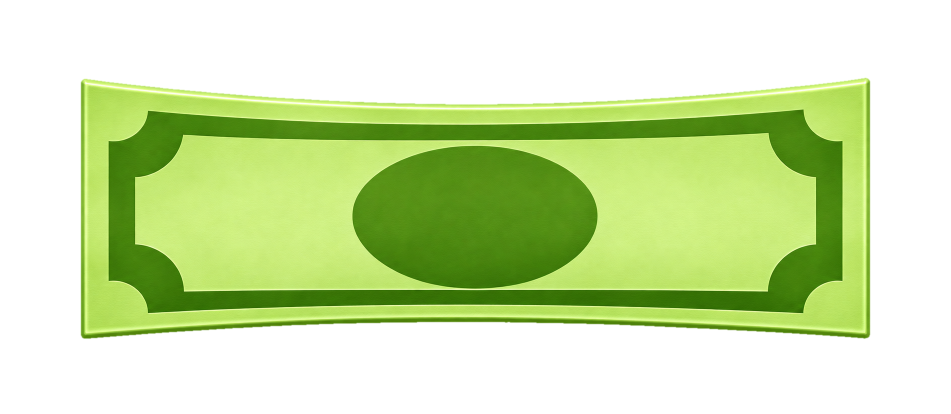
#> input picture sheets/moneygun/money_gun/source/banknote.png, 1902 x 827 px (shown at 1/2 size)
$ python -i asset_utils.py   (imports and definitions only)
#> lines starting #> are read from the running program, lines starting #| are printed output that depends on the picture; after the words box and inside, x2 and y2 are one past the last pixel; in counts of white or black regions, pixels touching at a corner belong together
#> further down, picture is the input picture: PIL image 1902x827 RGBA; mean R, G, B, A 71, 92.1, 36.5, 118.8
from pathlib import Path
from PIL import Image, ImageDraw, ImageFilter
from scipy import ndimage as ndi
import numpy as np
import math, io, os, json, hashlib, zipfile
ROOT=Path(__file__).resolve().parents[1]
S=512; SS=2; HI=S*SS; N=27; FPS=24
R=Image.Resampling.LANCZOS

def write_bytes(path,data):
    path=Path(path);path.parent.mkdir(parents=True,exist_ok=True)
    tmp=path.with_name(path.name+'.writing');tmp.write_bytes(data);os.replace(tmp,path)

def save(im,path,**kw):
    b=io.BytesIO();im.save(b,format={'.png':'PNG','.apng':'PNG','.gif':'GIF','.jpg':'JPEG'}[Path(path).suffix],**kw)
    write_bytes(path,b.getvalue())

def smooth(t):
    t=np.clip(t,0,1);return t*t*(3-2*t)

def clean(im):
    ar=np.array(im.convert('RGBA'))
    labels,_=ndi.label(ar[:,:,3]>180);counts=np.bincount(labels.ravel());counts[0]=0
#> after `labels, _ = ndi.label(ar[:, :, 3] > 180)`:
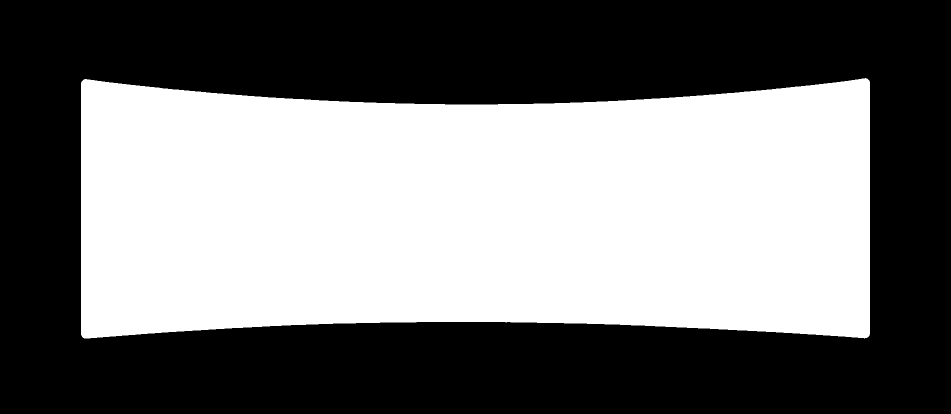
#> labels: shape (827, 1902) int32 (shown at 1/2 size); values 0 (black) and 1 (white), 46.6% white; 1 white region, box (x1, y1, x2, y2) and area: (162, 156, 1740, 677) 732760
#> after `counts = np.bincount(labels.ravel())`: counts = [840194, 732760]
    mask=labels==counts.argmax();mask=ndi.binary_opening(mask,iterations=2)
    mask=ndi.binary_closing(mask,iterations=2);mask=ndi.binary_erosion(mask,iterations=1)
#> after `mask = ndi.binary_erosion(mask, iterations=1)`:
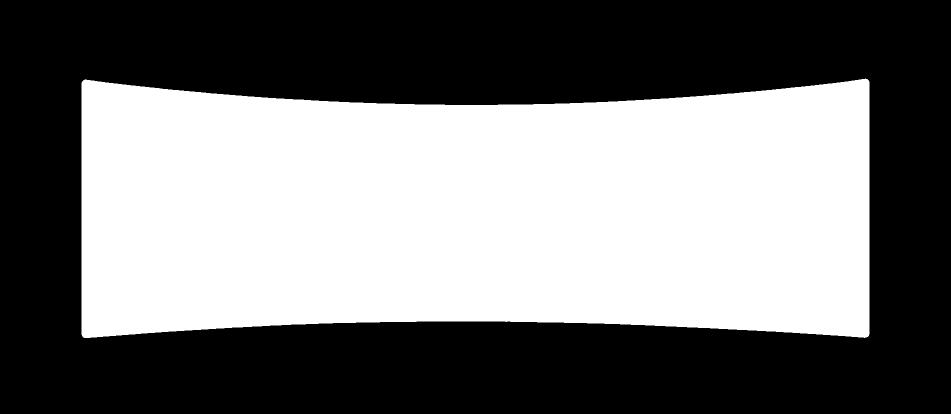
#> mask: shape (827, 1902) bool (shown at 1/2 size); 46.3% white; 1 white region, box (x1, y1, x2, y2) and area: (163, 157, 1739, 676) 728591
    alpha=np.round(ndi.gaussian_filter(mask.astype(float),.8)*255).astype(np.uint8);alpha[alpha<2]=0
#> after `alpha[alpha < 2] = 0`: alpha: shape (827, 1902); min 0, max 255, mean 118.1
    core=mask&(ar[:,:,3]>=245);_,idx=ndi.distance_transform_edt(~core,return_indices=True)
    edge=(alpha>0)&~core;ar[edge,:3]=ar[idx[0][edge],idx[1][edge],:3]
#> after `edge = (alpha > 0) & ~core`:
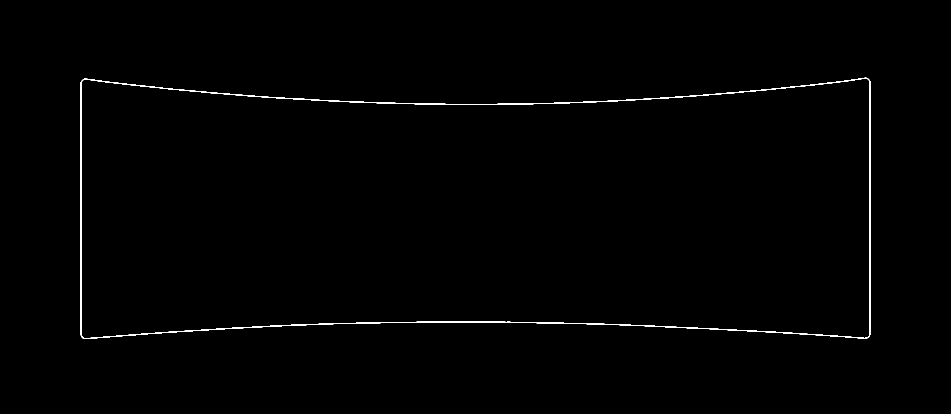
#> edge: shape (827, 1902) bool (shown at 1/2 size); 0.54% white in thin lines or dots, all inside (x1, y1, x2, y2) = (161, 155, 1741, 678)
#> after `ar[edge, :3] = ar[idx[0][edge], idx[1][edge], :3]`: ar: shape (827, 1902, 4); 0.51% of pixels changed, all inside (x1, y1, x2, y2) = (161, 155, 1741, 678)
    ar[:,:,3]=alpha;ar[alpha==0,:3]=0
#> after `ar[alpha == 0, :3] = 0`:
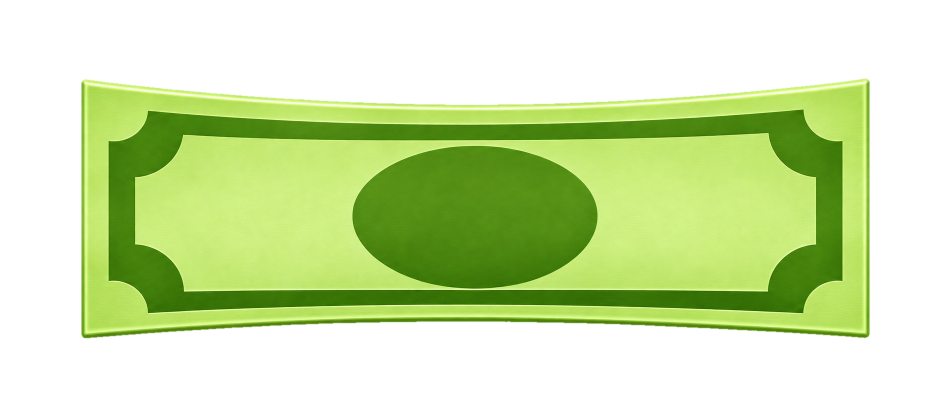
#> ar: shape (827, 1902, 4) (shown at 1/2 size); mean R, G, B, A 70.6, 91.6, 36.4, 118.1; transparent parts drawn white
    return Image.fromarray(ar)

# [48 lines left out: functions export, validate, previews, not called in this run]

>>> from PIL import Image
>>> picture = Image.open('banknote.png')
>>> result = clean(picture)

$ run again, on sheets/moneygun/money_gun/source/money_gun_master.png
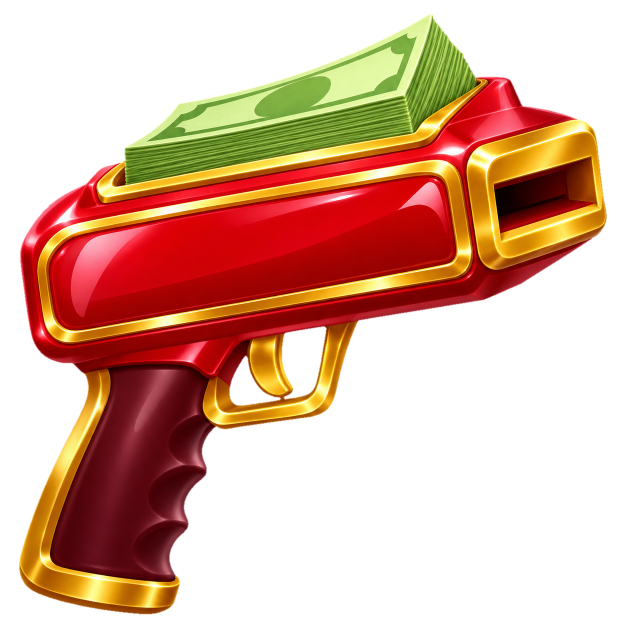
#> input picture sheets/moneygun/money_gun/source/money_gun_master.png, 1254 x 1254 px (shown at 1/2 size)
#> picture is the input picture: PIL image 1254x1254 RGBA; mean R, G, B, A 77.7, 36, 16.5, 111.2
#> in clean, `labels, _ = ndi.label(ar[:, :, 3] > 180)`:
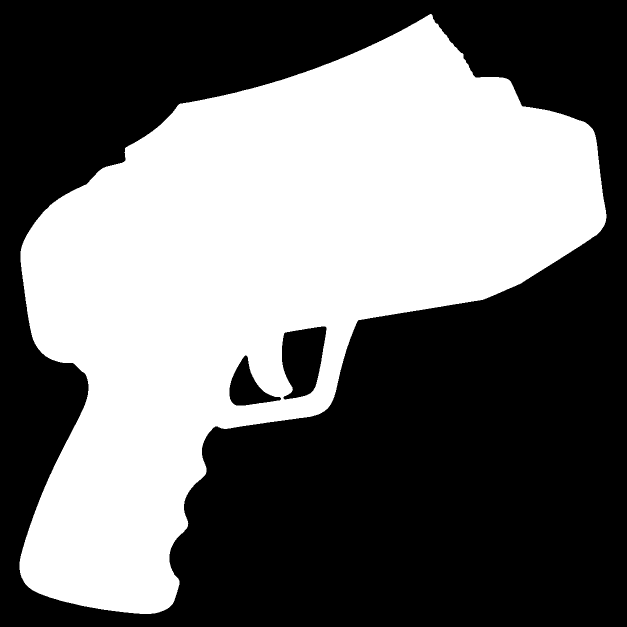
#> labels: shape (1254, 1254) int32 (shown at 1/2 size); values 0 (black) and 1 (white), 43.5% white; 1 white region, box (x1, y1, x2, y2) and area: (39, 28, 1213, 1228) 684300
#> counts = [888216, 684300]
#> alpha: shape (1254, 1254); min 0, max 255, mean 110.2
#> edge: shape (1254, 1254) bool; 0.66% white in thin lines or dots, all inside (x1, y1, x2, y2) = (38, 27, 1214, 1229)
#> in clean, `ar[alpha == 0, :3] = 0`:
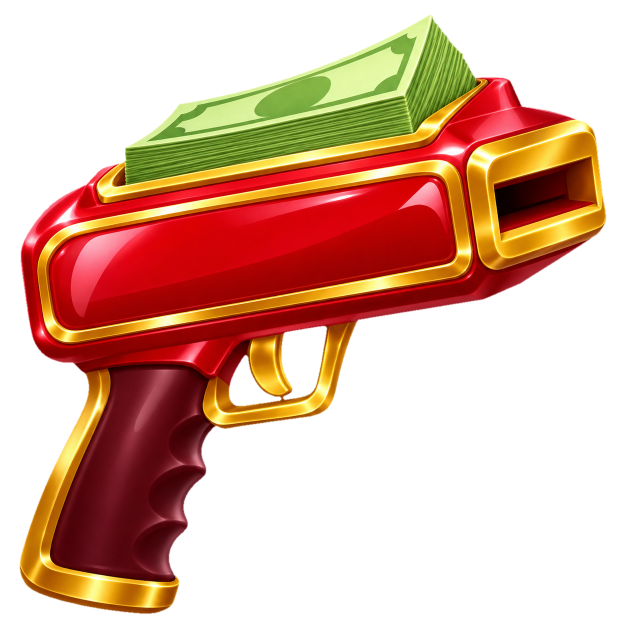
#> ar: shape (1254, 1254, 4) (shown at 1/2 size); mean R, G, B, A 76.9, 35.5, 16.2, 110.2; transparent parts drawn white

$ run again, on sheets/moneygun/money_gun/source/money_gun_neutral_512.png
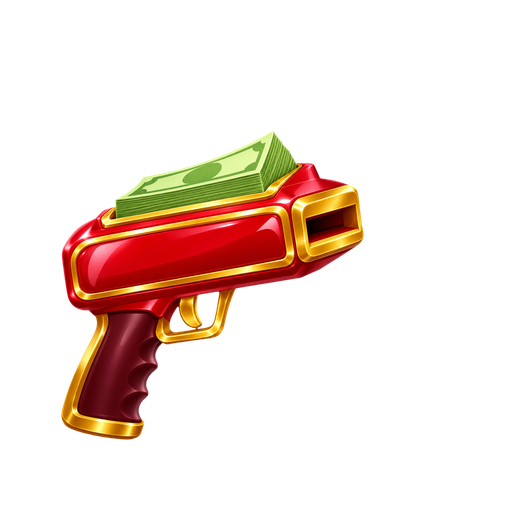
#> input picture sheets/moneygun/money_gun/source/money_gun_neutral_512.png, 512 x 512 px
#> picture is the input picture: PIL image 512x512 RGBA; mean R, G, B, A 31.8, 14.8, 6.8, 44.1
#> in clean, `labels, _ = ndi.label(ar[:, :, 3] > 180)`:
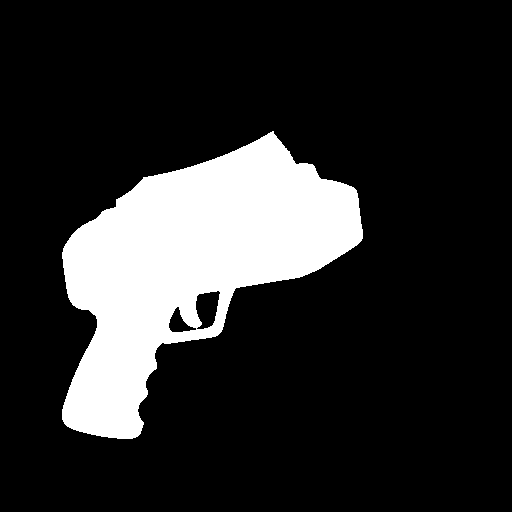
#> labels: shape (512, 512) int32; values 0 (black) and 1 (white), 17.2% white; 1 white region, box (x1, y1, x2, y2) and area: (62, 131, 363, 439) 45119
#> counts = [217025, 45119]
#> alpha: shape (512, 512); min 0, max 255, mean 42.8
#> core: shape (512, 512) bool; 16.8% white; 1 white region, box (x1, y1, x2, y2) and area: (63, 133, 362, 438) 44004
#> edge: shape (512, 512) bool; 1% white in thin lines or dots, all inside (x1, y1, x2, y2) = (61, 131, 364, 440)
#> in clean, `ar[alpha == 0, :3] = 0`:
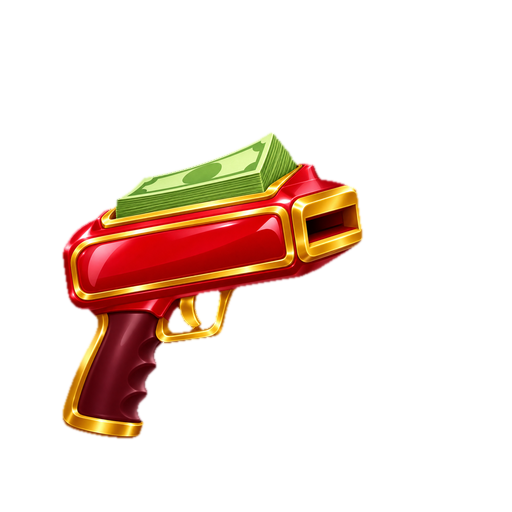
#> ar: shape (512, 512, 4); mean R, G, B, A 31.2, 14.5, 6.7, 42.8; transparent parts drawn white
